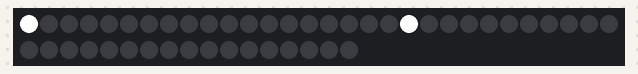
Bench run of a sketch on a simulated Arduino Uno, built with avr-gcc and run on an emulated ATmega328P. Shown: 47 RGB LEDs in strip order, left to right, continuing on the next row.

Above: at 0.15 s.
At 1.36 s:
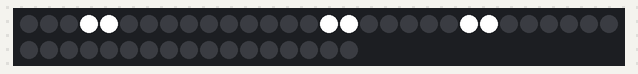
At 1.97 s:
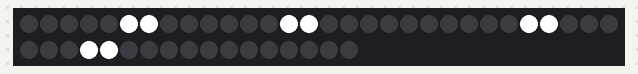
At 2.88 s:
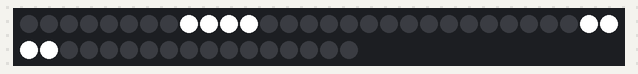
At 6.81 s:
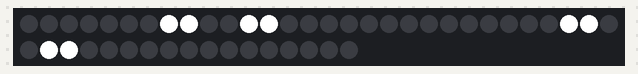
At 8.63 s:
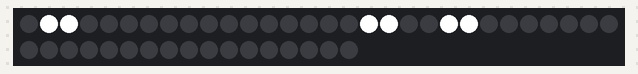

Measured:
- by itself, everything shown: repeats every 9.1 s, in 31 steps

The sketch:

main.ino
```cpp
#include <FastLED.h>
#define LED_PIN 10
#define NUM_LEDS 47

CRGB leds[NUM_LEDS];
int R = 0;
int G = 0;
int B = 0;
int len = 0;
int num = 0;
//num is number seperate led segments used in a squence
//len is lenght of a sequence (in leds)
//R G B are color values for the sequence
//pos is a 2d array where every row is a led segment and every column has only 2 value,
//first one is a number of starting led, and the second column has the direction (0 = forward, 1 = backwards)

void chase(int num, int len, int R, int G, int B, int pos[][2]) {

  //repeat for lenght of a sequence
  for (int i = 0; i<len; i++) {
    //repeat for every segment of leds
    for (int j = 0; j < num; j++){
      //determine if sequence is going "forward"
      if (pos[j][1] == 0) {
        leds[pos[j][0]+i] = CRGB(R, G, B);
        leds[pos[j][0]+i-2] = CRGB(0, 0, 0);
      } else {
        leds[pos[j][0]+len-i] = CRGB(R, G, B);
        leds[pos[j][0]+len-i+2] = CRGB(0, 0, 0);
      };
    };
    FastLED.show();
    delay(300);
  }
  FastLED.clear();
  FastLED.show();

};

void setup() {
  // put your setup code here, to run once:
  FastLED.addLeds<WS2811, LED_PIN, BRG>(leds, NUM_LEDS);
  FastLED.setMaxPowerInVoltsAndMilliamps(5, 500);
  FastLED.clear();
  FastLED.show();
}

void loop() {
  // put your main code here, to run repeatedly:
  int pos[3][2] = {{0, 0},{14, 1},{19, 0}};
  chase(3, 5, 255, 255, 255,pos);
  int pos1[4][2] = {{5, 0},{9, 1},{25, 0},{29, 1}};
  chase(4, 5, 255, 255, 255,pos1);
  int pos2[2][2] = {{35, 0},{39, 1}};
  chase(2, 5, 255, 255, 255,pos2);

  int pos4[2][2] = {{34, 1},{40, 0}};
  chase(2, 5, 255, 255, 255,pos4);
  int pos5[4][2] = {{4, 1},{10, 0},{24, 1},{30, 0}};
  chase(4, 5, 255, 255, 255,pos5);
  int pos3[3][2] = {{-1, 1},{15, 0},{19, 1}};
  chase(3, 5, 255, 255, 255,pos3);
  //test pattern
  //int postest[9][2] = {{0, 0},{5, 0},{10, 0},{15, 0},{20, 0},{25, 0},{30, 0},{35, 0},{40, 0}};
  //chase(9, 5, 255, 255, 255,postest);

}
```
